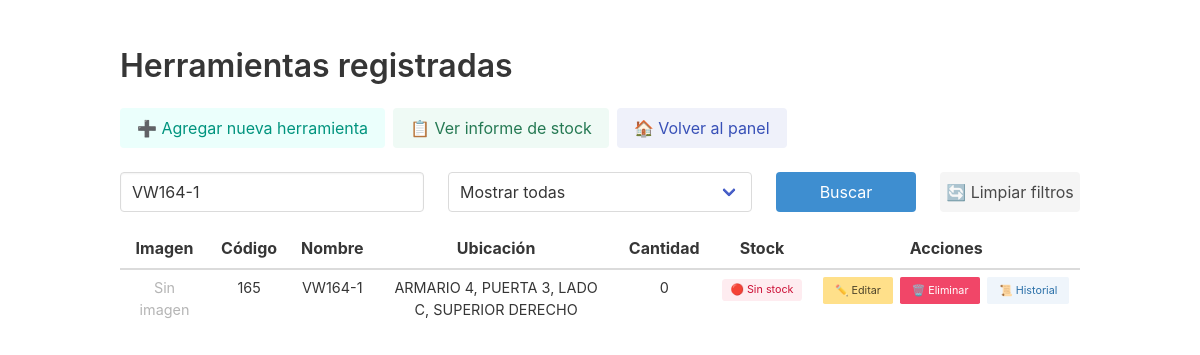
Before: /listar_herramientas.php?buscar=VW164-1 (signed in) with the older database file.
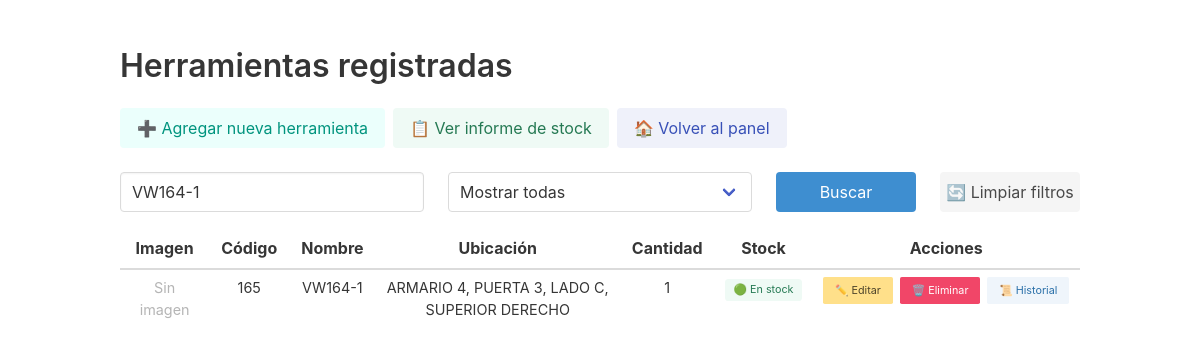
After: the same page with the newer database file.
### tables this page shows
CREATE TABLE `herramientas` (
  `id` int(11) NOT NULL AUTO_INCREMENT,
  `codigo` varchar(50) DEFAULT NULL,
  `nombre` varchar(100) NOT NULL,
  `imagen` varchar(255) DEFAULT NULL,
  `ubicacion` varchar(100) NOT NULL,
  `cantidad` int(11) NOT NULL DEFAULT 1,
  PRIMARY KEY (`id`)
);

### listar_herramientas.php (the view, shortened to what this page needs)
<?php
include 'includes/conexion.php';
$buscar = isset($_GET['buscar']) ? $conexion->real_escape_string($_GET['buscar']) : '';
$filtro = isset($_GET['filtro']) ? $_GET['filtro'] : 'todas';
$where = "1";
if ($buscar) {
    $where .= " AND (nombre LIKE '%$buscar%' OR codigo LIKE '%$buscar%')";
}
$sql = "SELECT * FROM herramientas WHERE $where
            ORDER BY
                CASE
                    WHEN codigo REGEXP '^[0-9]+$' THEN 0
                    ELSE 1
                END,
                CAST(codigo AS UNSIGNED)";
$herramientas = $conexion->query($sql);
?>
<!DOCTYPE html>
<html lang="es">
<head>
    <link rel="stylesheet" href="https://cdn.jsdelivr.net/npm/bulma@0.9.4/css/bulma.min.css">
</head>
<body>
<section class="section">
    <div class="container">
        <h2 class="title is-3">Herramientas registradas</h2>
        <div class="buttons">
            <a href="agregar_herramienta.php" class="button is-primary is-light">
                ➕ Agregar nueva herramienta
            </a>
            <a href="informe_stock.php" class="button is-success is-light">
                📋 Ver informe de stock
            </a>
            <a href="dashboard.php" class="button is-link is-light">
                🏠 Volver al panel
            </a>
        </div>
        <form method="get" class="mb-4">
            <div class="columns is-multiline">
                <div class="column is-4">
                    <input class="input" type="text" name="buscar" placeholder="Buscar por nombre o código..." value="<?= htmlspecialchars($buscar) ?>">
                </div>
                <div class="column is-4">
                    <div class="select is-fullwidth">
                        <select name="filtro" onchange="this.form.submit()">
                            <option value="todas" <?= $filtro === 'todas' ? 'selected' : '' ?>>Mostrar todas</option>
                        </select>
                    </div>
                </div>
                <div class="column is-2">
                    <button class="button is-info is-fullwidth" type="submit">Buscar</button>
                </div>
                <div class="column is-2">
                    <a href="listar_herramientas.php" class="button is-light is-fullwidth">🔄 Limpiar filtros</a>
                </div>
            </div>
        </form>
        <table class="table is-striped is-fullwidth">
            <thead>
                <tr>
                    <th class="has-text-centered">Imagen</th>
                    <th class="has-text-centered">Código</th>
                    <th class="has-text-centered">Nombre</th>
                    <th class="has-text-centered">Ubicación</th>
                    <th class="has-text-centered">Cantidad</th>
                    <th class="has-text-centered">Stock</th>
                    <th class="has-text-centered">Acciones</th>
                </tr>
            </thead>
            <tbody>
                <?php while ($herramienta = $herramientas->fetch_assoc()): ?>
                    <tr>
                        <td class="has-text-centered">
                            <?php if (!empty($herramienta['imagen']) && file_exists($herramienta['imagen'])): ?>
                                <img src="<?= $herramienta['imagen'] ?>" alt="<?= $herramienta['nombre'] ?>" width="100">
                            <?php else: ?>
                                <span class="has-text-grey-light">Sin imagen</span>
                            <?php endif; ?>
                        </td>
                        <td class="has-text-centered"><?= htmlspecialchars($herramienta['codigo']) ?></td>
                        <td class="has-text-centered"><?= htmlspecialchars($herramienta['nombre']) ?></td>
                        <td class="has-text-centered"><?= htmlspecialchars($herramienta['ubicacion']) ?></td>
                        <td class="has-text-centered"><?= intval($herramienta['cantidad']) ?></td>
                        <td class="has-text-centered">
                            <?php if ($herramienta['cantidad'] == 0): ?>
                                <span class="tag is-danger is-light">🔴 Sin stock</span>
                            <?php else: ?>
                                <span class="tag is-success is-light">🟢 En stock</span>
                            <?php endif; ?>
                        </td>
                        <td class="has-text-centered">
                            <div style="display: flex; justify-content: center; align-items: center; gap: 0.5rem;">
                                <a href="editar_herramienta.php?id=<?= $herramienta['id'] ?>" class="button is-small is-warning">✏️ Editar</a>
                                <a href="eliminar_herramienta.php?id=<?= $herramienta['id'] ?>" class="button is-small is-danger" onclick="return confirm('¿Estás seguro de eliminar esta herramienta?')">🗑️ Eliminar</a>
                                <a href="historial_herramienta.php?id=<?= $herramienta['id'] ?>" class="button is-small is-info is-light">📜 Historial</a>
                            </div>
                        </td>
                    </tr>
                <?php endwhile; ?>
            </tbody>
        </table>
    </div>
</section>
</body>
</html>

### listar_herramientas.php (style rules this page uses)
tbody { zoom: 90%; }

Changed rows visible on the page:
changed herramientas "VW164-1": cantidad "0" → "1"; cantidad "🔴 Sin stock" → "🟢 En stock"
